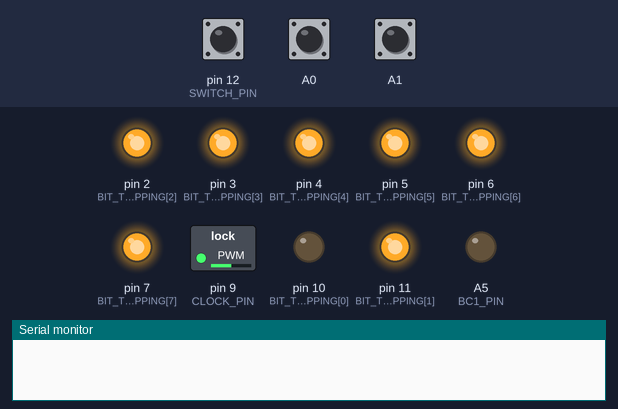
The sketch below on a simulated Arduino Uno, built with avr-gcc and run on an emulated ATmega328P. On the bench: switched loads named in the sketch (green lamp = pin HIGH), output pins drawn as LEDs (lit = HIGH), the last lines printed to the serial monitor. The test bench sets the inputs (shaded band); at power-on: pin 12 (SWITCH_PIN) HIGH, A0 HIGH, A1 HIGH. Pins used as bus, display or sensor lines are not drawn.

Above: at 1.2 s.
1.3 s: pin 12 (SWITCH_PIN) pulled LOW for 0.15 s
At 2.2 s:
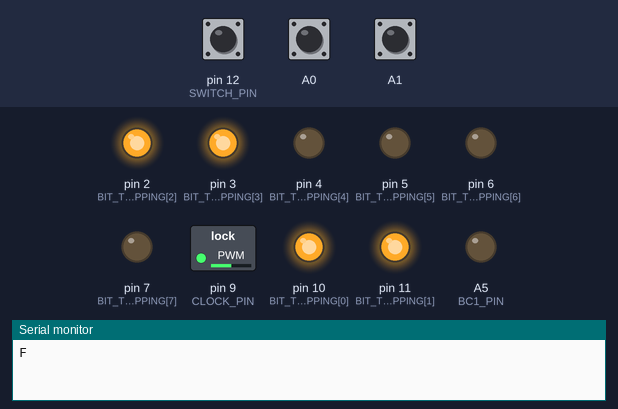
2.9 s: pin 12 (SWITCH_PIN) pulled LOW for 1 s
At 3.4 s:
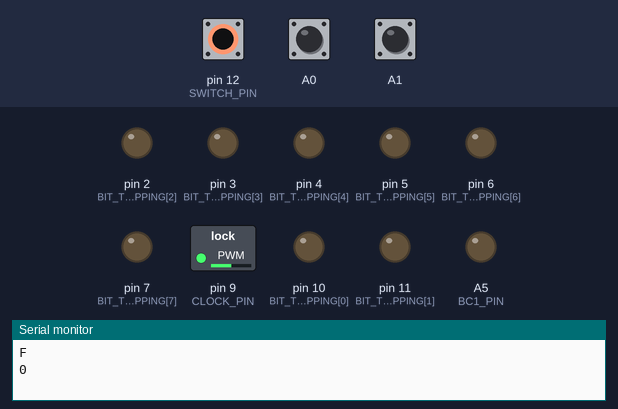
5.4 s: pin 12 (SWITCH_PIN) pulled LOW for 3.2 s
At 6.5 s:
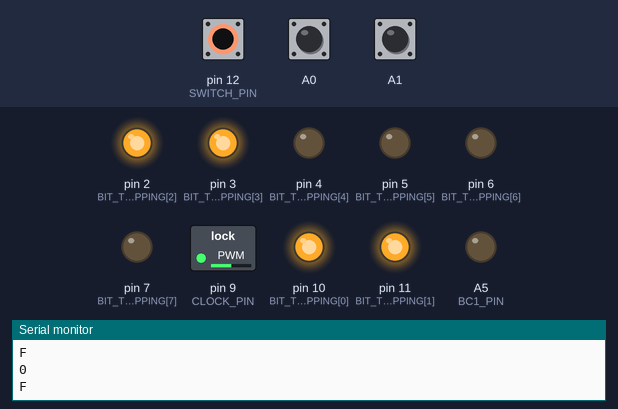
Timing chart, 0 to 8.4 s (numbered marks = the images above; inputs shaded):
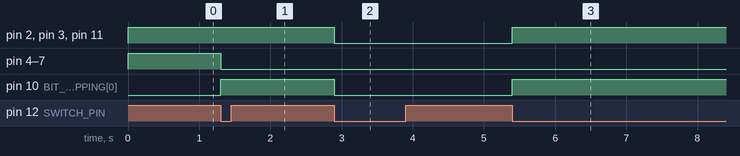

Measured:
- after the input at 1.3 s, pin 4 (BIT_TO_PIN_MAPPING[4]), pin 5 (BIT_TO_PIN_MAPPING[5]), pin 6 (BIT_TO_PIN_MAPPING[6]), pin 7 (BIT_TO_PIN_MAPPING[7]): HIGH → LOW at once; pin 10 (BIT_TO_PIN_MAPPING[0]): LOW → HIGH at once
- after the input at 2.9 s, pin 2 (BIT_TO_PIN_MAPPING[2]), pin 3 (BIT_TO_PIN_MAPPING[3]), pin 10 (BIT_TO_PIN_MAPPING[0]), pin 11 (BIT_TO_PIN_MAPPING[1]): HIGH → LOW at once
- after the input at 5.4 s, pin 2 (BIT_TO_PIN_MAPPING[2]), pin 3 (BIT_TO_PIN_MAPPING[3]), pin 10 (BIT_TO_PIN_MAPPING[0]), pin 11 (BIT_TO_PIN_MAPPING[1]): LOW → HIGH at once

The sketch:

ay3-test.ino
```cpp
const int CLOCK_PIN = 9;
const int RESET_PIN = 8;
const int BC1_PIN = A5;
const int BDIR_PIN = A4;

const int SWITCH_PIN = 12;

const int BIT_TO_PIN_MAPPING[] = {10, 11, 2, 3, 4, 5, 6, 7};

const int NOTE_FREQ[] = {220, 233.1, 246.9, 261.6, 277.2, 293.7, 311.1, 329.6, 349.2, 370, 392, 415.3};

// MODE HELPERS
void setModeInactive() {
  digitalWrite(BDIR_PIN, LOW);
  digitalWrite(BC1_PIN, LOW);
}

void setModeWrite() {
  digitalWrite(BDIR_PIN, HIGH);
  digitalWrite(BC1_PIN, LOW);
}

void setModeLatch() {
  digitalWrite(BDIR_PIN, HIGH);
  digitalWrite(BC1_PIN, HIGH);
}

void writeToBus(int value) {
  for (int i = 0; i < 8; i++) {
    digitalWrite(BIT_TO_PIN_MAPPING[i], (value & 1));
    value >>= 1;
  }

  // PORTD = value;
}

void setRegister(int reg, int value) {
  setModeLatch();
  writeToBus(reg);
  setModeInactive();

  setModeWrite();
  writeToBus(value);
  setModeInactive();
}

// only works for tone generator A
//
void setNoteFreq(float note_freq) {
  float clock_freq = 1000000;
  float tp_exact = (clock_freq / note_freq) / 16;
  int tp = tp_exact;
  int fine_tune = tp & 255;
  int coarse_tune = tp >> 8;
  setRegister(0, fine_tune);
  setRegister(1, coarse_tune);
}

int outA = 1;
int outB = 1;
String direction = "none";
// returns 1 when a clockwise click is complete, -1 for ccw, 0 otherwise
int getRotaryStateChange() {
  int newOutA = digitalRead(A0);
  int newOutB = digitalRead(A1);

  if (outA == newOutA && outB == newOutB) {
    return 0;
  }

  // start direction
  if (direction == "none") {
    if (newOutB == 0) {
      direction = "clockwise";
    } else {
      direction = "counterclockwise";
    }
  }

  int result = 0;
  // transition complete
  if (newOutA == 1 && newOutB == 1) {
    if (direction == "clockwise" && outA == 0) {
      result = 1;
    } else if (direction == "counterclockwise" && outB == 0) {
      result = -1;
    }
    direction = "none";
  }

  outA = newOutA;
  outB = newOutB;
  return result;
}

int switchVal = 1;
// returns 1 on press, -1 on release, 0 if state doesn't change
int getSwitchStateChange() {
  int newSwitchVal = digitalRead(SWITCH_PIN);

  int result = 0;
  if (switchVal != newSwitchVal) {
    if (newSwitchVal == 0) {
      result = 1;
    } else {
      result = -1;
    }
  }

  switchVal = newSwitchVal;
  return result;
}

// MAIN FUNCTIONS
void setup() {
  // TIMER SETUP
  // output on pin 9
  TCCR1A = bit(COM1A0);
  // PWM up to 255, divide clock by 8 (1 MHz)
  TCCR1B = bit(WGM12) | bit(CS11);

  // PIN SETUP
  pinMode(CLOCK_PIN, OUTPUT);
  pinMode(RESET_PIN, OUTPUT);
  pinMode(BC1_PIN, OUTPUT);
  pinMode(BDIR_PIN, OUTPUT);

  for(int i = 0; i < 8; i++) {
    pinMode(BIT_TO_PIN_MAPPING[i], OUTPUT);
  }
  writeToBus(0);

  pinMode(A0, INPUT_PULLUP);
  pinMode(A1, INPUT_PULLUP);
  pinMode(SWITCH_PIN, INPUT_PULLUP);

  // RESET AY-3-8910
  digitalWrite(RESET_PIN, LOW);
  delay(1);
  digitalWrite(RESET_PIN, HIGH);

  // SERIAL ENABLE
  Serial.begin(9600);

  // testing
  // tone A amplitude max

  // disable everything except tone A
  setRegister(7, 0376);
}

void loop() {
  // setNoteFreq(261.6);
  // delay(1000);
  // setNoteFreq(329);
  // delay(1000);
  // setNoteFreq(392);
  // delay(1000);

  handleRotaryStateChange();
  handleSwitchStateChange();
}

int currentNote = 0;
void handleRotaryStateChange() {
  int rotaryChange = getRotaryStateChange();
  if (rotaryChange == 0) { return; }

  currentNote += rotaryChange + 12;
  currentNote %= 12;
  Serial.println(NOTE_FREQ[currentNote]);
  setNoteFreq(NOTE_FREQ[currentNote]);
}

int toneAmplitudeA = 0;
void handleSwitchStateChange() {
  int switchChange = getSwitchStateChange();
  if (switchChange == 1) {
    toneAmplitudeA ^= 0xF;
    Serial.println(toneAmplitudeA, HEX);
    setRegister(010, toneAmplitudeA);
  }
}
```
